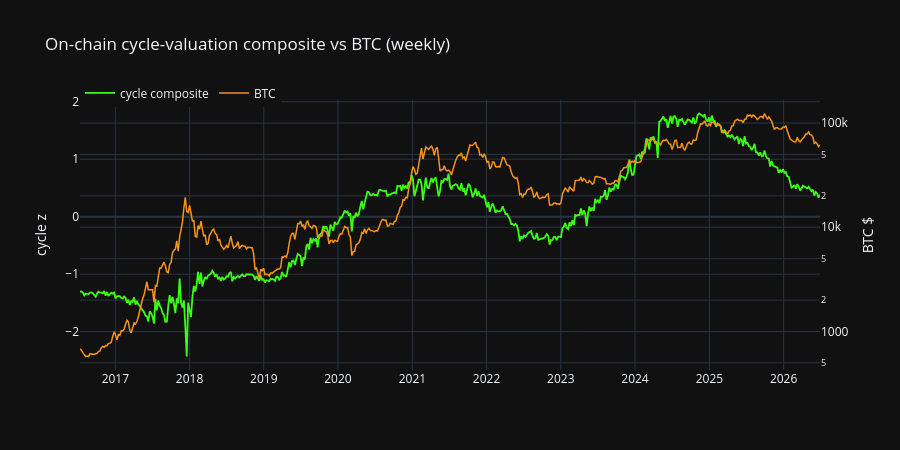

Notebook code for this chart:
### Code cell
fig = go.Figure()
fig.add_trace(go.Scatter(x=oc["date"], y=oc["cycle_index"], name="cycle composite",
                         line=dict(color="#39ff14", width=1.8), yaxis="y"))
fig.add_trace(go.Scatter(x=oc["date"], y=np.exp(oc["log_close"]), name="BTC",
                         line=dict(color="#f7931a", width=1.5), yaxis="y2"))
fig.update_layout(
    title="On-chain cycle-valuation composite vs BTC (weekly)",
    template="plotly_dark", height=450,
    yaxis=dict(title="cycle z"),
    yaxis2=dict(title="BTC $", overlaying="y", side="right", type="log"),
    legend=dict(orientation="h", y=1.08),
)
fig.show()
corr = float(oc.select(pl.corr("cycle_index", "log_close")).item())
print(f"corr(cycle_index, log BTC) = {corr:.3f}")

### Figure 1 — Plotly figure (JSON) as saved in the notebook; plotly's stock layout.template omitted (floating-point values rounded to 4 significant figures; data arrays with more than 128 entries replaced by an {"elided": "..."} marker saying what was removed)
{"data": [{"line": {"color": "#39ff14", "width": 1.8}, "name": "cycle composite", "type": "scatter", "x": {"elided": "521 str values"}, "y": {"elided": "521 float values"}, "yaxis": "y"}, {"line": {"color": "#f7931a", "width": 1.5}, "name": "BTC", "type": "scatter", "x": {"elided": "521 str values"}, "y": {"elided": "521 float values"}, "yaxis": "y2"}], "layout": {"height": 450, "legend": {"orientation": "h", "y": 1.08}, "title": {"text": "On-chain cycle-valuation composite vs BTC (weekly)"}, "yaxis": {"title": {"text": "cycle z"}}, "yaxis2": {"overlaying": "y", "side": "right", "title": {"text": "BTC $"}, "type": "log"}}}
